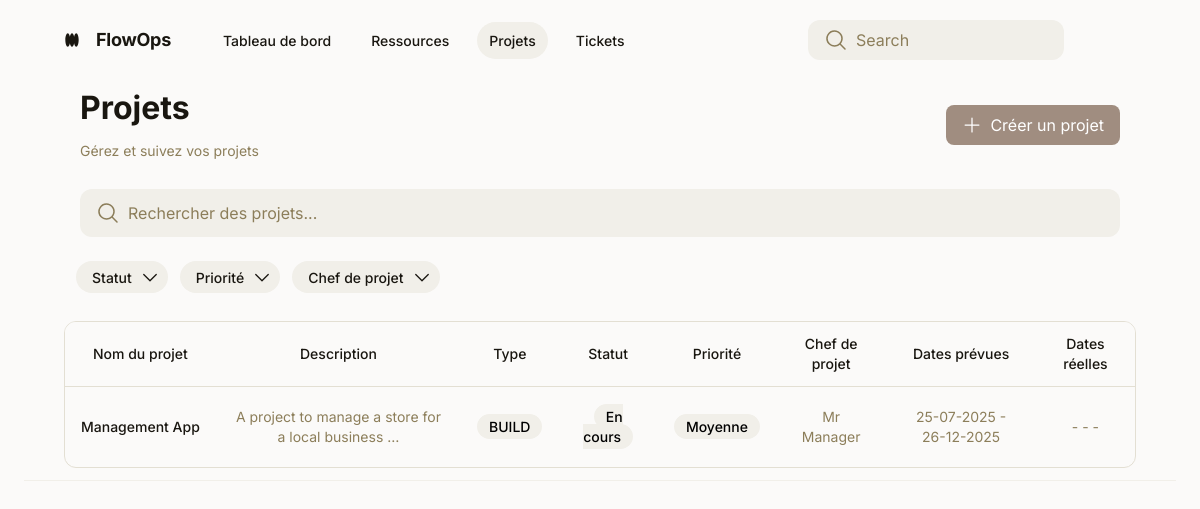
/projects/ (signed in), run on the app's committed database.
### projects/models.py (models this page shows)
class Project(models.Model):
    title = models.CharField(max_length=200, verbose_name="Intitulé")
    description = models.TextField(verbose_name="Description détailée")
    type = models.CharField(max_length=20, choices=[
        ('BUILD', 'Projet (BUILD)'),
        ('RUN', 'RUN'),
    ], verbose_name="Type de projet")
    status = models.CharField(max_length=20, choices=[
        ('À initier', 'To init'),
        ('En cours', 'In progress'),
        ('Terminé', 'Finished'),
        ('Suspendu', 'Suspended'),
        ('Annulé', 'Cancelled'),
    ], verbose_name="Statut")
    priority = models.CharField(max_length=20, choices=[
        ('Basse', 'Low'),
        ('Moyenne', 'Medium'),
        ('Haute', 'High'),
        ('Critique', 'Critical'),
    ], verbose_name="Priorité")
    project_manager = models.ForeignKey('ressources.Ressource', on_delete=models.SET_NULL, null=True, blank=True, related_name='project_manager', verbose_name="Chef de projet")
    expected_start_date = models.DateField(verbose_name="Date de début prévue")
    expected_end_date = models.DateField(verbose_name="Date de fin prévue")
    start_date = models.DateField(null=True, blank=True, verbose_name="Date de début réelle")
    end_date = models.DateField(null=True, blank=True, verbose_name="Date de fin réelle")
    members = models.ManyToManyField('ressources.Ressource', related_name='members', verbose_name="Membres du projet")
    estimated_charges = models.IntegerField(verbose_name="Charges estimées (en jours ou heures)")
    progress = models.IntegerField(verbose_name="Avancement (%)")
    tags = models.ManyToManyField('Tag', related_name='projects', verbose_name="Tags ou categories")
    comments = models.ManyToManyField('CommentProject', related_name="project_comments", verbose_name="Commentaires", blank=True)
    created_at = models.DateTimeField(auto_now_add=True)
    updated_at = models.DateTimeField(auto_now=True)

### ressources/models.py (models this page shows)
class Ressource(AbstractUser):
    first_name = models.CharField(max_length=200)
    last_name = models.CharField(max_length=200)
    role = models.CharField(max_length=200)
    skills = models.TextField(blank=True)
    availability_rate = models.IntegerField(null=True, blank=True)
    manager = models.ForeignKey('self', on_delete=models.CASCADE, null=True, blank=True)
    status = models.CharField(max_length=200, choices=[
        ('Stagiaire', 'Stagiaire'),
        ('CDI', 'CDI'),
        ('Prestataire', 'Prestataire'),
        ('Alternant', 'Alternant'),
        ('CDD', 'CDD'),
        ('Autre', 'Autre')
    ])
    appRole = models.CharField(max_length=200, choices=[
        ('ADMIN', 'ADMIN'),
        ('MANAGER', 'MANAGER'),
        ('USER', 'USER')
    ])
    phone_number = models.CharField(max_length=20)
    entry_date = models.DateField(null=True, blank=True)
    location = models.CharField(max_length=200, null=True, blank=True)
    created_at = models.DateTimeField(auto_now_add=True)
    updated_at = models.DateTimeField(auto_now=True)
    email = models.EmailField(unique=True)
    password = models.CharField(max_length=200)
    USERNAME_FIELD = 'email'
    REQUIRED_FIELDS = ['username', 'first_name', 'last_name', 'role', 'status']
    def __str__(self):
        return f"{self.first_name} {self.last_name}"

### projects/views.py (the view)
# urls.py: path('projects/', include('projects.urls')),
@login_required
def projects(request):
    user = request.user
    if user.appRole == 'ADMIN':
        projects = Project.objects.all()
    elif user.appRole == 'MANAGER':
        projects = Project.objects.filter(project_manager=user)
    else:
        projects = Project.objects.filter(members=user)
    status_filter = request.GET.get('status')
    priority_filter = request.GET.get('priority')
    project_manager_filter = request.GET.get('project_manager')
    if status_filter:
        projects = projects.filter(status=status_filter)
    if priority_filter:
        projects = projects.filter(priority=priority_filter)
    if project_manager_filter:
        projects = projects.filter(project_manager=project_manager_filter)
    status_choices = Project._meta.get_field('status').choices
    priority_choices = Project._meta.get_field('priority').choices
    project_managers = Ressource.objects.filter(appRole__in=['ADMIN', 'MANAGER'])
    can_create_project = user.appRole in ['ADMIN', 'MANAGER']
    return render(request, 'projects.html', {
        'projects': projects,
        'can_create_project': can_create_project,
        'status_choices': status_choices,
        'priority_choices': priority_choices,
        'project_managers': project_managers,
        'current_status': status_filter,
        'current_priority': priority_filter,
        'current_project_manager': project_manager_filter
    })

### projects/templates/projects.html (shortened to what this page needs)
<!DOCTYPE html>
<html lang="fr">
<head>
  <script src="https://cdn.tailwindcss.com?plugins=forms,container-queries"></script>
</head>
<body class="relative flex size-full min-h-screen flex-col bg-[#fbfaf9] group/design-root overflow-x-hidden font-['Inter','Noto_Sans',sans-serif]">
  <div class="layout-container flex h-full grow flex-col">
    <div class="w-full px-6 py-2">
      <main class="layout-content-container flex flex-col max-w-full w-full flex-1">
        <header class="flex flex-col border-b border-solid border-b-[#f1efe9] px-10 py-3">
          <div class="flex items-center justify-between whitespace-nowrap pb-3">
            <div class="flex items-center gap-4 text-[#191610] flex-1">
              <div class="size-4">
              </div>
              <h2 class="text-lg font-bold leading-tight tracking-[-0.015em] mr-6">FlowOps</h2>
              <nav class="flex items-center gap-4">
                <a href="/dashboard/" class="nav-link">Tableau de bord</a>
                <a href="/ressources/" class="nav-link">Ressources</a>
                <a href="/projects/" class="nav-link nav-link-active">Projets</a>
                <a href="/tickets/" class="nav-link">Tickets</a>
              </nav>
            </div>
            <div class="flex items-center gap-8">
              <label class="flex flex-col min-w-40 !h-10 max-w-64">
                <div class="flex w-full flex-1 items-stretch rounded-xl h-full">
                  <div class="text-[#8c7e5a] flex border-none bg-[#f1efe9] items-center justify-center pl-4 rounded-l-xl border-r-0">
                    <svg xmlns="http://www.w3.org/2000/svg" width="24px" height="24px" fill="currentColor" viewBox="0 0 256 256"><path d="M229.66,218.34l-50.07-50.06a88.11,88.11,0,1,0-11.31,11.31l50.06,50.07a8,8,0,0,0,11.32-11.32ZM40,112a72,72,0,1,1,72,72A72.08,72.08,0,0,1,40,112Z"></path></svg>
                  </div>
                  <input type="search" placeholder="Search" class="form-input flex w-full min-w-0 flex-1 resize-none overflow-hidden rounded-xl text-[#191610] focus:outline-0 focus:ring-0 border-none bg-[#f1efe9] focus:border-none h-full placeholder:text-[#8c7e5a] px-4 rounded-l-none border-l-0 pl-2 text-base font-normal leading-normal">
                </div>
              </label>
              <div class="bg-center bg-no-repeat aspect-square bg-cover rounded-full size-10" style='background-image: url("https://lh3.googleusercontent.com/aida-public/AB6AXuCClaZNla2VNHXuP4EEYYlG4LkZLwYibWSxw8yzb3jGydK81D_AXUYkIFyinil-dc9nLIixSFYOYTnTHhPAgW7Rgol2xKBCRitPsQZieVpCouNpxeaDA1OI7g0YrTegaV3O8LYbFYa020XTuVl2BUh_ogXINAaMYgvy-Qf1gW_EwpSjARgbbgSpHrUHu2-NSkSyN6Hsnj4AV2VMoOKK1uqlaP9nCYh3DoUd0lAswDohEnIfDQFAkaDKUBLhl05fMAHKUp8zap8Bqv4")'></div>
            </div>
          </div>
        <div class="flex flex-wrap justify-between gap-3 p-4">
          <div class="flex min-w-72 flex-col gap-3">
            <p class="text-[#191610] tracking-light text-[32px] font-bold leading-tight">Projets</p>
            <p class="text-[#8c7e5a] text-sm font-normal leading-normal">Gérez et suivez vos projets</p>
          </div>
          {% if can_create_project %}
          <div class="flex items-center">
            <a href="{% url 'create_project' %}" class="flex items-center justify-center gap-2 rounded-lg bg-[#A08D80] px-4 py-2 text-white hover:bg-[#8a7a6e] transition-colors">
              <svg xmlns="http://www.w3.org/2000/svg" width="20" height="20" fill="currentColor" viewBox="0 0 256 256"><path d="M224,128a8,8,0,0,1-8,8H136v80a8,8,0,0,1-16,0V136H40a8,8,0,0,1,0-16h80V40a8,8,0,0,1,16,0v80h80A8,8,0,0,1,224,128Z"></path></svg>
              Créer un projet
            </a>
          </div>
          {% endif %}
        </div>
        <div class="px-4 py-3">
          <label class="flex flex-col min-w-40 h-12 w-full">
            <div class="flex w-full flex-1 items-stretch rounded-xl h-full">
              <div class="text-[#8c7e5a] flex border-none bg-[#f1efe9] items-center justify-center pl-4 rounded-l-xl border-r-0">
                <svg xmlns="http://www.w3.org/2000/svg" width="24px" height="24px" fill="currentColor" viewBox="0 0 256 256"><path d="M229.66,218.34l-50.07-50.06a88.11,88.11,0,1,0-11.31,11.31l50.06,50.07a8,8,0,0,0,11.32-11.32ZM40,112a72,72,0,1,1,72,72A72.08,72.08,0,0,1,40,112Z"></path></svg>
              </div>
              <input type="search" id="search-input" placeholder="Rechercher des projets..." class="form-input flex w-full min-w-0 flex-1 resize-none overflow-hidden rounded-xl text-[#333] focus:outline-0 focus:ring-0 border-none bg-[#f1efe9] focus:border-none h-full placeholder:text-[#8c7e5a] px-4 rounded-l-none border-l-0 pl-2 text-base font-normal leading-normal">
            </div>
          </label>
        </div>
        <div class="flex gap-3 p-3 flex-wrap pr-4">
          <form id="filter-form" method="get" action="{% url 'projects' %}" class="flex gap-3 flex-wrap">
            <div class="relative inline-block">
              <button type="button" id="status-dropdown-btn" class="flex h-8 shrink-0 items-center justify-center gap-x-2 rounded-full bg-[#f1efe9] pl-4 pr-2 text-[#191610] text-sm font-medium leading-normal {% if current_status %}bg-[#e3dfd3]{% endif %}">
                Statut {% if current_status %}({{ current_status }}){% endif %}
                <svg xmlns="http://www.w3.org/2000/svg" width="20px" height="20px" fill="currentColor" viewBox="0 0 256 256"><path d="M213.66,101.66l-80,80a8,8,0,0,1-11.32,0l-80-80A8,8,0,0,1,53.66,90.34L128,164.69l74.34-74.35a8,8,0,0,1,11.32,11.32Z"></path></svg>
              </button>
            </div>
            <div class="relative inline-block">
              <button type="button" id="priority-dropdown-btn" class="flex h-8 shrink-0 items-center justify-center gap-x-2 rounded-full bg-[#f1efe9] pl-4 pr-2 text-[#191610] text-sm font-medium leading-normal {% if current_priority %}bg-[#e3dfd3]{% endif %}">
                Priorité {% if current_priority %}({{ current_priority }}){% endif %}
                <svg xmlns="http://www.w3.org/2000/svg" width="20px" height="20px" fill="currentColor" viewBox="0 0 256 256"><path d="M213.66,101.66l-80,80a8,8,0,0,1-11.32,0l-80-80A8,8,0,0,1,53.66,90.34L128,164.69l74.34-74.35a8,8,0,0,1,11.32,11.32Z"></path></svg>
              </button>
            </div>
            <div class="relative inline-block">
              <button type="button" id="project-manager-dropdown-btn" class="flex h-8 shrink-0 items-center justify-center gap-x-2 rounded-full bg-[#f1efe9] pl-4 pr-2 text-[#191610] text-sm font-medium leading-normal {% if current_project_manager %}bg-[#e3dfd3]{% endif %}">
                Chef de projet {% if current_project_manager %}({{ current_project_manager }}){% endif %}
                <svg xmlns="http://www.w3.org/2000/svg" width="20px" height="20px" fill="currentColor" viewBox="0 0 256 256"><path d="M213.66,101.66l-80,80a8,8,0,0,1-11.32,0l-80-80A8,8,0,0,1,53.66,90.34L128,164.69l74.34-74.35a8,8,0,0,1,11.32,11.32Z"></path></svg>
              </button>
            </div>
          </form>
        </div>
      <div class="mt-4 w-full overflow-x-auto">
        <div class="overflow-hidden rounded-xl border border-[#e3dfd3]">
          <table class="min-w-full border-collapse text-sm">
            <thead>
              <tr class="bg-[#fbfaf9] text-left text-[#191610]">
                <th class="px-4 py-3 font-medium text-center">Nom du projet</th>
                <th class="px-4 py-3 font-medium text-center">Description</th>
                <th class="px-4 py-3 font-medium text-center">Type</th>
                <th class="px-4 py-3 font-medium text-center">Statut</th>
                <th class="px-4 py-3 font-medium text-center">Priorité</th>
                <th class="px-4 py-3 font-medium text-center">Chef de projet</th>
                <th class="px-4 py-3 font-medium text-center">Dates prévues</th>
                <th class="px-4 py-3 font-medium text-center">Dates réelles</th>
              </tr>
            </thead>
            <tbody id="projects-table-body">
              {% for project in projects %}
              <tr class="border-t border-t-[#e3dfd3]">
                <td class="whitespace-nowrap px-4 py-5 font-medium text-center">
                  <a href="{% url 'projectDetails' project.id %}" class="text-[#191610] hover:underline">{{ project.title }}</a>
                </td>
                <td class="px-4 py-5 text-[#8c7e5a] text-center">{{ project.description|truncatechars:50 }}</td>
                <td class="px-4 py-5 text-center"><span class="rounded-full bg-[#f1efe9] px-3 py-1 text-sm font-medium">{{ project.type }}</span></td>
                <td class="status-cell px-4 py-5 text-center"><span class="rounded-full bg-[#f1efe9] px-3 py-1 text-sm font-medium">{{ project.status }}</span></td>
                <td class="px-4 py-5 text-center"><span class="rounded-full bg-[#f1efe9] px-3 py-1 text-sm font-medium">{{ project.priority }}</span></td>
                <td class="px-4 py-5 text-[#8c7e5a] text-center">{{ project.project_manager }}</td>
                <td class="px-4 py-5 text-[#8c7e5a] text-center">{{ project.expected_start_date|date:"d-m-Y" }} - {{ project.expected_end_date|date:"d-m-Y" }}</td>
                <td class="px-4 py-5 text-[#8c7e5a] text-center">
                  {% if project.start_date %}{{ project.start_date|date:"d-m-Y" }}{% else %}-{% endif %} -
                  {% if project.end_date %}{{ project.end_date|date:"d-m-Y" }}{% else %}-{% endif %}
                </td>
              </tr>
              {% empty %}
              <tr class="border-t border-t-[#e3dfd3]">
                <td colspan="8" class="px-4 py-5 text-center text-[#8c7e5a]">Aucun projet trouvé</td>
              </tr>
              {% endfor %}
            </tbody>
          </table>
        </div>
      </div>
    </header>
    </main>
    </div>
  </div>
</body>
</html>

### projects/templates/projects.html (style rules this page uses)
:root { --primary-color: #A08D80; --secondary-color: #D4CCC1; --text-color-dark: #3F3C3A; --text-color-medium: #6E6864; --text-color-light: #9C9591; --bg-light: #FBF9F7; --bg-white: #FFFFFF; --border-color: #EBE5E0; --status-active-bg: #EAE6DF; --status-active-text: #6E6864; --status-inactive-bg: #F7EAE3; --status-inactive-text: #A08D80; --nav-link-color: #191610; --nav-link-hover-bg: #f1efe9; --nav-link-active-bg: #f1efe9; --nav-link-active-color: #191610; --button-bg-light: #F0EDE9; --shadow-light: rgba(0, 0, 0, 0.03); }
.nav-link { display: flex; align-items: center; gap: 0.5rem; padding: 0.5rem 0.75rem; color: var(--nav-link-color); font-size: 0.875rem; font-weight: 500; border-radius: 9999px; transition: background-color 0.2s ease, color 0.2s ease; white-space: nowrap; }
.nav-link-active { background-color: var(--nav-link-active-bg); color: var(--nav-link-active-color); }

### data on the page
Project: title "Management App", description "A project to manage a store for a local business …", type "BUILD", status "En cours", priority "Moyenne", project_manager "Mr Manager", expected_start_date "25-07-2025", expected_end_date "26-12-2025"
